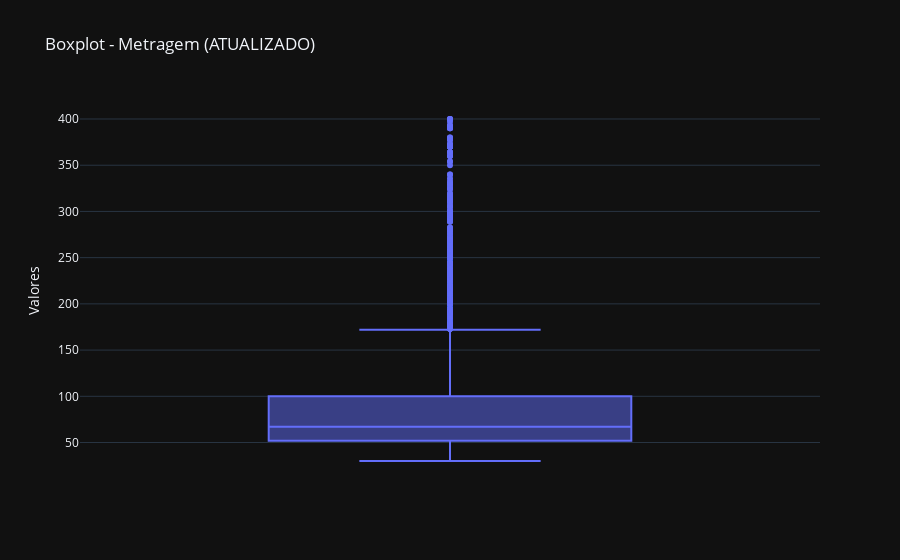

Notebook source saved alongside this figure:
### Markdown cell above
#### Tratamento

Eliminamos todos os valores acima de 420m².

### Code cell
# TRATAMENTO
df = df[df['Metragem'] < 420] 

# BOXPLOT - ATUALIZADO
fig = px.box(df, y='Metragem', title='Boxplot - Metragem (ATUALIZADO)', labels={'Metragem': 'Valores'})
fig.show()

### Figure 1 — Plotly figure (JSON) as saved in the notebook; plotly's stock layout.template omitted (floating-point values rounded to 4 significant figures; data arrays with more than 128 entries replaced by an {"elided": "..."} marker saying what was removed)
{"data": [{"alignmentgroup": "True", "hovertemplate": "Valores=%{y}<extra></extra>", "legendgroup": "", "marker": {"color": "#636efa"}, "name": "", "notched": false, "offsetgroup": "", "orientation": "v", "showlegend": false, "x0": " ", "xaxis": "x", "y": {"elided": "7178 int values"}, "y0": " ", "yaxis": "y", "type": "box"}], "layout": {"xaxis": {"anchor": "y", "domain": [0.0, 1.0]}, "yaxis": {"anchor": "x", "domain": [0.0, 1.0], "title": {"text": "Valores"}}, "legend": {"tracegroupgap": 0}, "title": {"text": "Boxplot - Metragem (ATUALIZADO)"}, "boxmode": "group"}}
